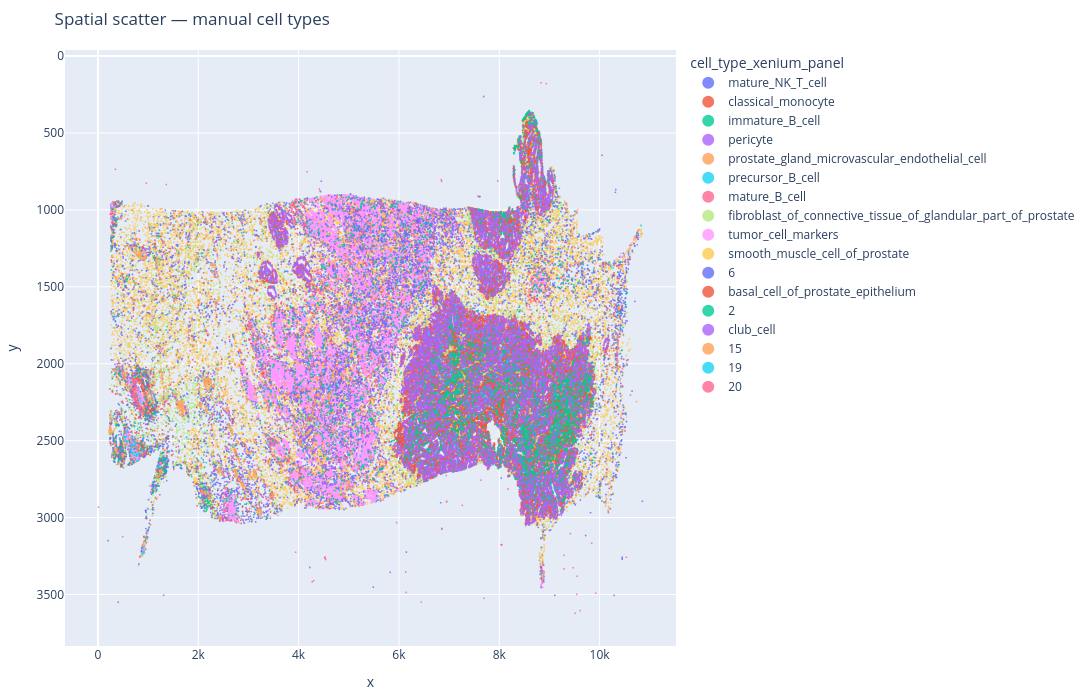

Notebook code cell kept with this figure:
### Code cell
plot_adata(adata, "cell_type_xenium_panel", plot_type="spatial")

### Figure 1 — Plotly figure (JSON) as saved in the notebook; plotly's stock layout.template omitted (floating-point values rounded to 4 significant figures; data arrays with more than 128 entries replaced by an {"elided": "..."} marker saying what was removed)
{"data": [{"hovertemplate": "<b>%{hovertext}</b><br><br>cell_type_xenium_panel=mature_NK_T_cell<br>x=%{x}<br>y=%{y}<extra></extra>", "hovertext": {"elided": "4049 str values"}, "legendgroup": "mature_NK_T_cell", "marker": {"color": "#636efa", "opacity": 0.8, "size": 2, "symbol": "circle"}, "mode": "markers", "name": "mature_NK_T_cell", "showlegend": true, "type": "scattergl", "x": {"elided": "4049 float values"}, "xaxis": "x", "y": {"elided": "4049 float values"}, "yaxis": "y"}, {"hovertemplate": "<b>%{hovertext}</b><br><br>cell_type_xenium_panel=classical_monocyte<br>x=%{x}<br>y=%{y}<extra></extra>", "hovertext": {"elided": "5013 str values"}, "legendgroup": "classical_monocyte", "marker": {"color": "#EF553B", "opacity": 0.8, "size": 2, "symbol": "circle"}, "mode": "markers", "name": "classical_monocyte", "showlegend": true, "type": "scattergl", "x": {"elided": "5013 float values"}, "xaxis": "x", "y": {"elided": "5013 float values"}, "yaxis": "y"}, {"hovertemplate": "<b>%{hovertext}</b><br><br>cell_type_xenium_panel=immature_B_cell<br>x=%{x}<br>y=%{y}<extra></extra>", "hovertext": {"elided": "769 str values"}, "legendgroup": "immature_B_cell", "marker": {"color": "#00cc96", "opacity": 0.8, "size": 2, "symbol": "circle"}, "mode": "markers", "name": "immature_B_cell", "showlegend": true, "type": "scattergl", "x": {"elided": "769 float values"}, "xaxis": "x", "y": {"elided": "769 float values"}, "yaxis": "y"}, {"hovertemplate": "<b>%{hovertext}</b><br><br>cell_type_xenium_panel=pericyte<br>x=%{x}<br>y=%{y}<extra></extra>", "hovertext": {"elided": "9066 str values"}, "legendgroup": "pericyte", "marker": {"color": "#ab63fa", "opacity": 0.8, "size": 2, "symbol": "circle"}, "mode": "markers", "name": "pericyte", "showlegend": true, "type": "scattergl", "x": {"elided": "9066 float values"}, "xaxis": "x", "y": {"elided": "9066 float values"}, "yaxis": "y"}, {"hovertemplate": "<b>%{hovertext}</b><br><br>cell_type_xenium_panel=prostate_gland_microvascular_endothelial_cell<br>x=%{x}<br>y=%{y}<extra></extra>", "hovertext": {"elided": "6213 str values"}, "legendgroup": "prostate_gland_microvascular_endothelial_cell", "marker": {"color": "#FFA15A", "opacity": 0.8, "size": 2, "symbol": "circle"}, "mode": "markers", "name": "prostate_gland_microvascular_endothelial_cell", "showlegend": true, "type": "scattergl", "x": {"elided": "6213 float values"}, "xaxis": "x", "y": {"elided": "6213 float values"}, "yaxis": "y"}, {"hovertemplate": "<b>%{hovertext}</b><br><br>cell_type_xenium_panel=precursor_B_cell<br>x=%{x}<br>y=%{y}<extra></extra>", "hovertext": {"elided": "454 str values"}, "legendgroup": "precursor_B_cell", "marker": {"color": "#19d3f3", "opacity": 0.8, "size": 2, "symbol": "circle"}, "mode": "markers", "name": "precursor_B_cell", "showlegend": true, "type": "scattergl", "x": {"elided": "454 float values"}, "xaxis": "x", "y": {"elided": "454 float values"}, "yaxis": "y"}, {"hovertemplate": "<b>%{hovertext}</b><br><br>cell_type_xenium_panel=mature_B_cell<br>x=%{x}<br>y=%{y}<extra></extra>", "hovertext": {"elided": "1545 str values"}, "legendgroup": "mature_B_cell", "marker": {"color": "#FF6692", "opacity": 0.8, "size": 2, "symbol": "circle"}, "mode": "markers", "name": "mature_B_cell", "showlegend": true, "type": "scattergl", "x": {"elided": "1545 float values"}, "xaxis": "x", "y": {"elided": "1545 float values"}, "yaxis": "y"}, {"hovertemplate": "<b>%{hovertext}</b><br><br>cell_type_xenium_panel=fibroblast_of_connective_tissue_of_glandular_part_of_prostate<br>x=%{x}<br>y=%{y}<extra></extra>", "hovertext": {"elided": "7435 str values"}, "legendgroup": "fibroblast_of_connective_tissue_of_glandular_part_of_prostate", "marker": {"color": "#B6E880", "opacity": 0.8, "size": 2, "symbol": "circle"}, "mode": "markers", "name": "fibroblast_of_connective_tissue_of_glandular_part_of_prostate", "showlegend": true, "type": "scattergl", "x": {"elided": "7435 float values"}, "xaxis": "x", "y": {"elided": "7435 float values"}, "yaxis": "y"}, {"hovertemplate": "<b>%{hovertext}</b><br><br>cell_type_xenium_panel=tumor_cell_markers<br>x=%{x}<br>y=%{y}<extra></extra>", "hovertext": {"elided": "13029 str values"}, "legendgroup": "tumor_cell_markers", "marker": {"color": "#FF97FF", "opacity": 0.8, "size": 2, "symbol": "circle"}, "mode": "markers", "name": "tumor_cell_markers", "showlegend": true, "type": "scattergl", "x": {"elided": "13029 float values"}, "xaxis": "x", "y": {"elided": "13029 float values"}, "yaxis": "y"}, {"hovertemplate": "<b>%{hovertext}</b><br><br>cell_type_xenium_panel=smooth_muscle_cell_of_prostate<br>x=%{x}<br>y=%{y}<extra></extra>", "hovertext": {"elided": "8940 str values"}, "legendgroup": "smooth_muscle_cell_of_prostate", "marker": {"color": "#FECB52", "opacity": 0.8, "size": 2, "symbol": "circle"}, "mode": "markers", "name": "smooth_muscle_cell_of_prostate", "showlegend": true, "type": "scattergl", "x": {"elided": "8940 float values"}, "xaxis": "x", "y": {"elided": "8940 float values"}, "yaxis": "y"}, {"hovertemplate": "<b>%{hovertext}</b><br><br>cell_type_xenium_panel=6<br>x=%{x}<br>y=%{y}<extra></extra>", "hovertext": {"elided": "6913 str values"}, "legendgroup": "6", "marker": {"color": "#636efa", "opacity": 0.8, "size": 2, "symbol": "circle"}, "mode": "markers", "name": "6", "showlegend": true, "type": "scattergl", "x": {"elided": "6913 float values"}, "xaxis": "x", "y": {"elided": "6913 float values"}, "yaxis": "y"}, {"hovertemplate": "<b>%{hovertext}</b><br><br>cell_type_xenium_panel=basal_cell_of_prostate_epithelium<br>x=%{x}<br>y=%{y}<extra></extra>", "hovertext": {"elided": "25559 str values"}, "legendgroup": "basal_cell_of_prostate_epithelium", "marker": {"color": "#EF553B", "opacity": 0.8, "size": 2, "symbol": "circle"}, "mode": "markers", "name": "basal_cell_of_prostate_epithelium", "showlegend": true, "type": "scattergl", "x": {"elided": "25559 float values"}, "xaxis": "x", "y": {"elided": "25559 float values"}, "yaxis": "y"}, {"hovertemplate": "<b>%{hovertext}</b><br><br>cell_type_xenium_panel=2<br>x=%{x}<br>y=%{y}<extra></extra>", "hovertext": {"elided": "10165 str values"}, "legendgroup": "2", "marker": {"color": "#00cc96", "opacity": 0.8, "size": 2, "symbol": "circle"}, "mode": "markers", "name": "2", "showlegend": true, "type": "scattergl", "x": {"elided": "10165 float values"}, "xaxis": "x", "y": {"elided": "10165 float values"}, "yaxis": "y"}, {"hovertemplate": "<b>%{hovertext}</b><br><br>cell_type_xenium_panel=club_cell<br>x=%{x}<br>y=%{y}<extra></extra>", "hovertext": {"elided": "12011 str values"}, "legendgroup": "club_cell", "marker": {"color": "#ab63fa", "opacity": 0.8, "size": 2, "symbol": "circle"}, "mode": "markers", "name": "club_cell", "showlegend": true, "type": "scattergl", "x": {"elided": "12011 float values"}, "xaxis": "x", "y": {"elided": "12011 float values"}, "yaxis": "y"}, {"hovertemplate": "<b>%{hovertext}</b><br><br>cell_type_xenium_panel=15<br>x=%{x}<br>y=%{y}<extra></extra>", "hovertext": {"elided": "1811 str values"}, "legendgroup": "15", "marker": {"color": "#FFA15A", "opacity": 0.8, "size": 2, "symbol": "circle"}, "mode": "markers", "name": "15", "showlegend": true, "type": "scattergl", "x": {"elided": "1811 float values"}, "xaxis": "x", "y": {"elided": "1811 float values"}, "yaxis": "y"}, {"hovertemplate": "<b>%{hovertext}</b><br><br>cell_type_xenium_panel=19<br>x=%{x}<br>y=%{y}<extra></extra>", "hovertext": {"elided": "151 str values"}, "legendgroup": "19", "marker": {"color": "#19d3f3", "opacity": 0.8, "size": 2, "symbol": "circle"}, "mode": "markers", "name": "19", "showlegend": true, "type": "scattergl", "x": {"elided": "151 float values"}, "xaxis": "x", "y": {"elided": "151 float values"}, "yaxis": "y"}, {"hovertemplate": "<b>%{hovertext}</b><br><br>cell_type_xenium_panel=20<br>x=%{x}<br>y=%{y}<extra></extra>", "hovertext": {"elided": "150 str values"}, "legendgroup": "20", "marker": {"color": "#FF6692", "opacity": 0.8, "size": 2, "symbol": "circle"}, "mode": "markers", "name": "20", "showlegend": true, "type": "scattergl", "x": {"elided": "150 float values"}, "xaxis": "x", "y": {"elided": "150 float values"}, "yaxis": "y"}], "layout": {"height": 700, "legend": {"bgcolor": "rgba(255,255,255,0.5)", "itemsizing": "constant", "title": {"text": "cell_type_xenium_panel"}, "tracegroupgap": 0, "traceorder": "normal", "x": 1.02, "y": 1}, "margin": {"b": 20, "l": 20, "r": 200, "t": 50}, "title": {"text": "Spatial scatter — manual cell types"}, "width": 1600, "xaxis": {"anchor": "y", "domain": [0, 1], "title": {"text": "x"}}, "yaxis": {"anchor": "x", "autorange": "reversed", "domain": [0, 1], "title": {"text": "y"}}}}
